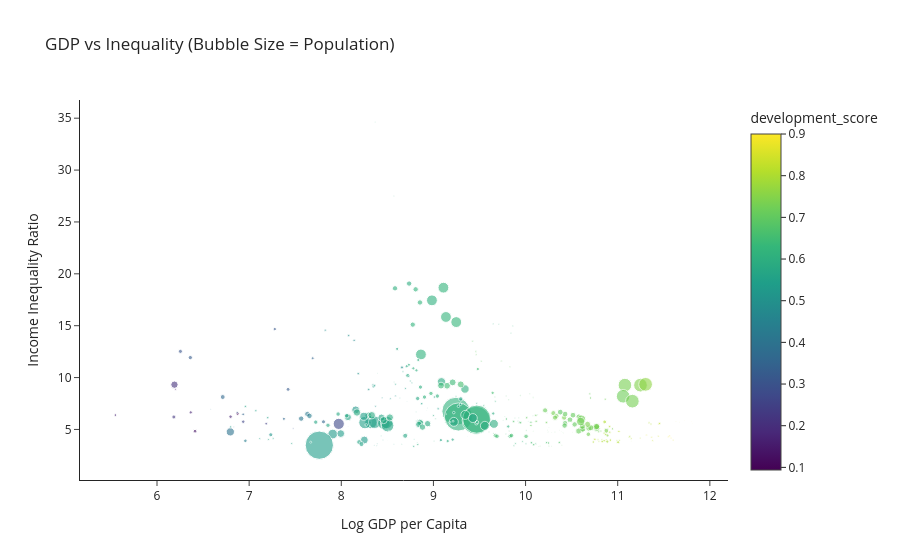

Here is the notebook cell this chart was saved with:
### Markdown cell above
## 8. Advanced Multidimensional View (4D Analysis Bubble)
**Intent:** Synthesizing four distinct variables into a single cohesive narrative interface: Macro Economy X (Log GDP), Disparity Y (Inequality Ratio), Scale Z (Population Bubble Size), and Categorical Hue (Composite Development Score). 
**Insight:** This resolves highly complex edge-case intersections. For instance, do massive populations fundamentally trigger wider gaps? It visually clarifies that two nations with identically mirrored GDPs might endure entirely decoupled societal realities depending strictly upon their engineered structural "Color".

### Code cell
import plotly.express as px

fig = px.scatter(
    merged_df,
    x="log_gdp_per_capita",
    y="top20_bottom20_ratio",
    size="population_total",
    color="development_score",
    color_continuous_scale="Viridis",
    opacity=0.6,
    hover_name="country_name",
    hover_data={
        "year": True,
        "gdp_per_capita": True,
        "population_total": ":,",
        "top20_bottom20_ratio": False   # remove duplicate
    },
    title="GDP vs Inequality (Bubble Size = Population)",
    labels={
        "log_gdp_per_capita": "Log GDP per Capita",
        "top20_bottom20_ratio": "Income Inequality Ratio"
    }
)

fig.update_layout(template="simple_white")

fig.update_traces(
    hovertemplate=
    "<b>Country:</b> %{hovertext}<br>" +
    "<b>Year:</b> %{customdata[0]}<br>" +
    "<b>GDP per Capita:</b> %{customdata[1]}<br>" +
    "<b>Population:</b> %{customdata[2]:,}<br>" +
    "<b>Inequality Ratio:</b> %{y:.2f}<extra></extra>"
)

fig.show()

### Figure 1 — Plotly figure (JSON) as saved in the notebook; plotly's stock layout.template omitted (floating-point values rounded to 4 significant figures; data arrays with more than 128 entries replaced by an {"elided": "..."} marker saying what was removed)
{"data": [{"customdata": {"elided": "355x3 float values"}, "hovertemplate": "<b>Country:</b> %{hovertext}<br><b>Year:</b> %{customdata[0]}<br><b>GDP per Capita:</b> %{customdata[1]}<br><b>Population:</b> %{customdata[2]:,}<br><b>Inequality Ratio:</b> %{y:.2f}<extra></extra>", "hovertext": {"elided": "355 str values"}, "legendgroup": "", "marker": {"color": {"elided": "355 float values"}, "coloraxis": "coloraxis", "opacity": 0.6, "size": {"elided": "355 float values"}, "sizemode": "area", "sizeref": 3564000.0, "symbol": "circle"}, "mode": "markers", "name": "", "orientation": "v", "showlegend": false, "type": "scatter", "x": {"elided": "355 float values"}, "xaxis": "x", "y": {"elided": "355 float values"}, "yaxis": "y"}], "layout": {"coloraxis": {"colorbar": {"title": {"text": "development_score"}}, "colorscale": [[0, "#440154"], [0.1111, "#482878"], [0.2222, "#3e4989"], [0.3333, "#31688e"], [0.4444, "#26828e"], [0.5556, "#1f9e89"], [0.6667, "#35b779"], [0.7778, "#6ece58"], [0.8889, "#b5de2b"], [1, "#fde725"]]}, "legend": {"itemsizing": "constant", "tracegroupgap": 0}, "title": {"text": "GDP vs Inequality (Bubble Size = Population)"}, "xaxis": {"anchor": "y", "domain": [0, 1], "title": {"text": "Log GDP per Capita"}}, "yaxis": {"anchor": "x", "domain": [0, 1], "title": {"text": "Income Inequality Ratio"}}}}
